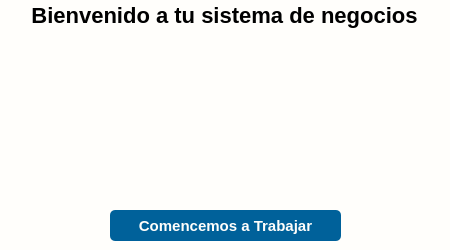
<?xml version="1.0" encoding="UTF-8"?>
<ui version="4.0">
 <class>Bienvenida</class>
 <widget class="QWidget" name="Bienvenida">
  <property name="geometry">
   <rect>
    <x>0</x>
    <y>0</y>
    <width>450</width>
    <height>250</height>
   </rect>
  </property>
  <property name="minimumSize">
   <size>
    <width>450</width>
    <height>250</height>
   </size>
  </property>
  <property name="maximumSize">
   <size>
    <width>450</width>
    <height>250</height>
   </size>
  </property>
  <property name="windowTitle">
   <string>Form</string>
  </property>
  <property name="styleSheet">
   <string notr="true">#Bienvenida{
background-color: #fffefb;
}
#contenedor{
background-color: #fffefb;
}
#etiqueta_titulo{
font-family: Arial;
font-weight:bold;
font-size: 22px;
}
#etiqueta_imagen{
image: url(:/Icons/IconosSVG/ilustracion_hombre_con_computadora.png);

}</string>
  </property>
  <layout class="QGridLayout" name="gridLayout">
   <property name="leftMargin">
    <number>0</number>
   </property>
   <property name="topMargin">
    <number>0</number>
   </property>
   <property name="rightMargin">
    <number>0</number>
   </property>
   <property name="bottomMargin">
    <number>0</number>
   </property>
   <property name="spacing">
    <number>0</number>
   </property>
   <item row="0" column="0">
    <widget class="QWidget" name="contenedor" native="true">
     <property name="styleSheet">
      <string notr="true">#btn_btn_registrar{
background-color: rgb(0, 97, 154);
border-radius: 5px;
color:#fffefb;
}
#btn_btn_registrar:hover{
background-color:#68a67d;
}
#btn_btn_registrar:pressed{
background-color:#fffefb;
color:#1d1c1c;
}</string>
     </property>
     <widget class="QLabel" name="etiqueta_imagen">
      <property name="geometry">
       <rect>
        <x>30</x>
        <y>0</y>
        <width>381</width>
        <height>251</height>
       </rect>
      </property>
      <property name="styleSheet">
       <string notr="true"/>
      </property>
      <property name="text">
       <string/>
      </property>
     </widget>
     <widget class="QLabel" name="etiqueta_titulo">
      <property name="geometry">
       <rect>
        <x>24</x>
        <y>0</y>
        <width>401</width>
        <height>31</height>
       </rect>
      </property>
      <property name="font">
       <font>
        <family>Arial</family>
        <pointsize>-1</pointsize>
        <weight>75</weight>
        <bold>true</bold>
       </font>
      </property>
      <property name="text">
       <string>Bienvenido a tu sistema de negocios</string>
      </property>
      <property name="alignment">
       <set>Qt::AlignCenter</set>
      </property>
     </widget>
     <widget class="QPushButton" name="btn_btn_registrar">
      <property name="geometry">
       <rect>
        <x>110</x>
        <y>210</y>
        <width>231</width>
        <height>31</height>
       </rect>
      </property>
      <property name="font">
       <font>
        <pointsize>11</pointsize>
        <weight>75</weight>
        <bold>true</bold>
       </font>
      </property>
      <property name="cursor">
       <cursorShape>PointingHandCursor</cursorShape>
      </property>
      <property name="styleSheet">
       <string notr="true"/>
      </property>
      <property name="text">
       <string>Comencemos a Trabajar</string>
      </property>
     </widget>
     <widget class="QLabel" name="label">
      <property name="geometry">
       <rect>
        <x>340</x>
        <y>80</y>
        <width>91</width>
        <height>31</height>
       </rect>
      </property>
      <property name="styleSheet">
       <string notr="true"/>
      </property>
      <property name="text">
       <string/>
      </property>
      <property name="pixmap">
       <pixmap resource="../../Source/iconsdvg.qrc">:/Icons/IconosSVG/logo_devrous.png</pixmap>
      </property>
      <property name="scaledContents">
       <bool>true</bool>
      </property>
     </widget>
     <zorder>etiqueta_imagen</zorder>
     <zorder>btn_btn_registrar</zorder>
     <zorder>etiqueta_titulo</zorder>
     <zorder>label</zorder>
    </widget>
   </item>
  </layout>
 </widget>
 <resources>
  <include location="../../Source/ibootstrap.qrc"/>
  <include location="../../Source/iconsdvg.qrc"/>
 </resources>
 <connections/>
</ui>
